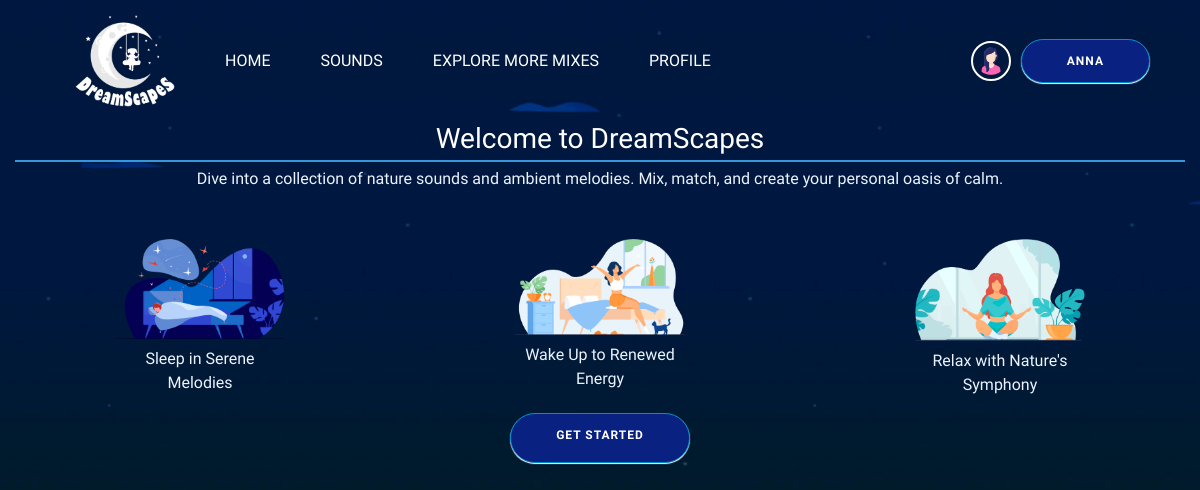
Page / (signed in) on the committed database.
### DreamScapes_app/models.py (models this page shows, shortened)
class DreamUser(AbstractUser):
    profile_picture = models.ImageField(upload_to='profile_pictures/', null=True)
    date_of_birth = models.DateField(null=True)

### DreamScapes_app/views.py (the view)
# urls.py: path('', views.index, name='index'),
def index(request):
    return render(request, 'index.html')

### DreamScapes_app/templates/index.html
{% extends "base.html" %}
{% block content %}
{% load static %}
<link href="{% static 'DreamScapes_app/css/index.css' %}" rel="stylesheet" type="text/css">
<div class="container-fluid">
    <section id="intro" class="mb-5">
        <h1 class="text-center">Welcome to DreamScapes</h1>
        <p class="text-center">Dive into a collection of nature sounds and ambient melodies. Mix, match, and create your personal oasis of calm. </p>
    </section>
    <section id="image-section" class="mb-3">
        <div class="row">
            <div class="col-md-2 offset-md-1">
                <img class="img-fluid" src="{% static 'DreamScapes_app/images/index_sleep.png' %}" alt="Description of Image 1">
                <div class="text-center mt-2">Sleep in Serene Melodies</div>
            </div>
            <div class="col-md-2 offset-md-2">
                <img class="img-fluid" src="{% static 'DreamScapes_app/images/index_wakeup.png' %}" alt="Description of Image 2">
                <div class="text-center mt-2">Wake Up to Renewed Energy</div>
            </div>
            <div class="col-md-2 offset-md-2">
                <img class="img-fluid" src="{% static 'DreamScapes_app/images/index_relax.png' %}" alt="Description of Image 3">
                <div class="text-center mt-2">Relax with Nature's Symphony</div>
            </div>
        </div>
    </section>
    <footer class="text-center">
        <a href="{% url 'sounds' %}" class="btn btn-primary">Get started</a>
    </footer>
</div>
{% endblock %}

### DreamScapes_app/templates/base.html (shortened to what this page needs)
{% load static %}
<!DOCTYPE html>
<html lang="en">
<head>
    <link rel='stylesheet' href='https://cdnjs.cloudflare.com/ajax/libs/bootstrap/5.0.2/css/bootstrap.min.css'>
    <link rel='stylesheet' href='https://cdnjs.cloudflare.com/ajax/libs/font-awesome/6.2.1/css/all.min.css'>
    <link rel="stylesheet" href="https://maxcdn.bootstrapcdn.com/bootstrap/4.5.2/css/bootstrap.min.css">
    <link rel="stylesheet" href="https://cdn.jsdelivr.net/ionicons/2.0.1/css/ionicons.min.css">
    <link href="{% static 'DreamScapes_app/css/base.css' %}" rel="stylesheet" type="text/css">
</head>
<body>
    <nav>
        <div class="nav-left">
            <a class="logo" href="{% url 'index' %}">
                <img src="{% static 'DreamScapes_app/images/logo2.png' %}" alt="DreamScapes Logo">
            </a>
            <a href="{% url 'index' %}">HOME</a>
            <a href="{% url 'sounds' %}">SOUNDS</a>
            <a href="{% url 'mixes' %}">EXPLORE MORE MIXES</a>
            {% if user.is_authenticated %}
            <a href="{% url 'profile' %}">PROFILE</a>
            {%else%}
            <a href="{% url 'user_signup' %}">
                <i class="fa-solid fa-right-to-bracket"></i> SIGN UP</a>
            {% endif %}
        </div>
        <div class="nav-right">
            {% if user.is_authenticated %}
            <div class="profile-info">
                {% if user.profile_picture %}
                <img class="profile-pic" src="{{ user.profile_picture.url }}" alt="{{ user.username }}">
                {% else %}
                <img src="{% static 'DreamScapes_app/images/user_default.png' %}" width="40px">
                {% endif %}
                <button span data-toggle="dropdown">{{ user.username }}</button>
            </div>
            {% endif %}
        </div>
    </nav>
    <main>
        {% block content %}
        {% endblock %}
    </main>
</body>
</html>

### DreamScapes_app/static/DreamScapes_app/css/base.css (style rules this page uses)
* { box-sizing: border-box; font-family: "Gloria Hallelujah", cursive; }
body { margin: 0; padding: 0; }
nav { display: flex; justify-content: space-between; align-items: center; padding: 10px 50px; background-color: transparent; }
.nav-left, .nav-right { display: flex; align-items: center; }
.nav-left a, .nav-right a { color: white; text-decoration: none; margin: 0 15px; padding: 5px 10px; border-radius: 5px; transition: background-color 0.3s; }
.logo img { width: 100px; }
.profile-info { display: flex; align-items: center; position: relative; color: #fff; }
.profile-pic { width: 40px; height: 40px; border-radius: 50%; margin-right: 10px; border: #fff 2px solid; }
button { border-radius: 50px; box-shadow: 0 1px 1px; border: 1px solid #008ecf; background: #092180; color: #fff; font-size: 12px; font-weight: bold; padding: 12px 45px; letter-spacing: 1px; text-transform: uppercase; transition: transform 80ms ease-in; cursor: pointer; }

### DreamScapes_app/static/DreamScapes_app/css/index.css (style rules this page uses)
body { background-image: url('/static/DreamScapes_app/images/index_bg.jpg'); background-size: cover; background-repeat: no-repeat; background-position: bottom center; background-attachment: fixed; height: 100vh; width: 100vw; margin: 0; color:#ecf3ff }
h1 { font-size: 1.75rem; color: #ffffff; border-bottom: 2px solid #3498DB; padding-bottom: 5px; margin-bottom: 5px; }
p { font-size: 1rem; line-height: 1.5; }
#image-section { margin-top: 0px; display: inline-flex; justify-content: center; }
button { border-radius: 50px; box-shadow: 0 1px 1px; border: 1px solid #008ecf; background: #092180; color: #fff; font-size: 12px; font-weight: bold; padding: 12px 45px; letter-spacing: 1px; text-transform: uppercase; transition: transform 80ms ease-in; }
footer { text-align: center; display: flex; justify-content: center; height: 50px; }
footer a.btn { border-radius: 50px; box-shadow: 0 1px 1px; border: 1px solid #008ecf; background: #092180; color: #fff; font-size: 12px; font-weight: bold; padding: 12px 45px; letter-spacing: 1px; text-transform: uppercase; transition: transform 80ms ease-in; }

### rows in the picture
DreamUser: profile_picture (picture), username "ANNA"
